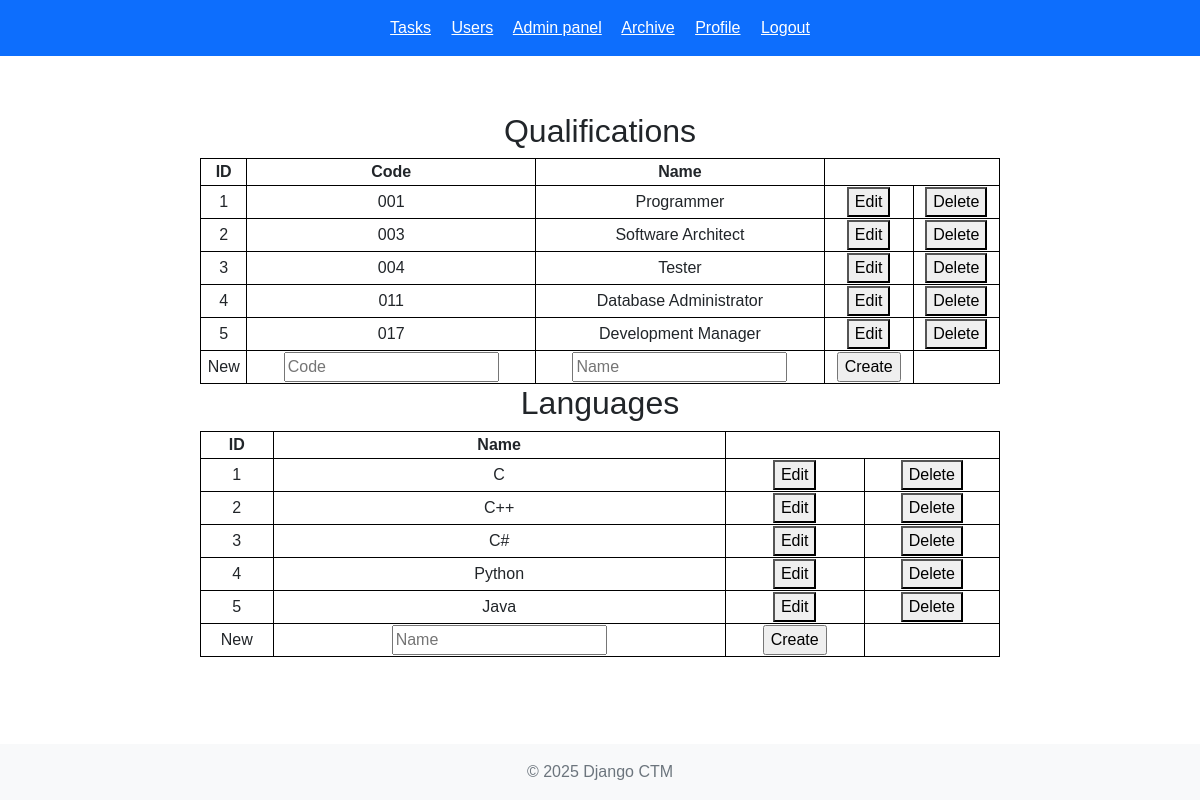
The page /admin (signed in) on the database as committed earlier.
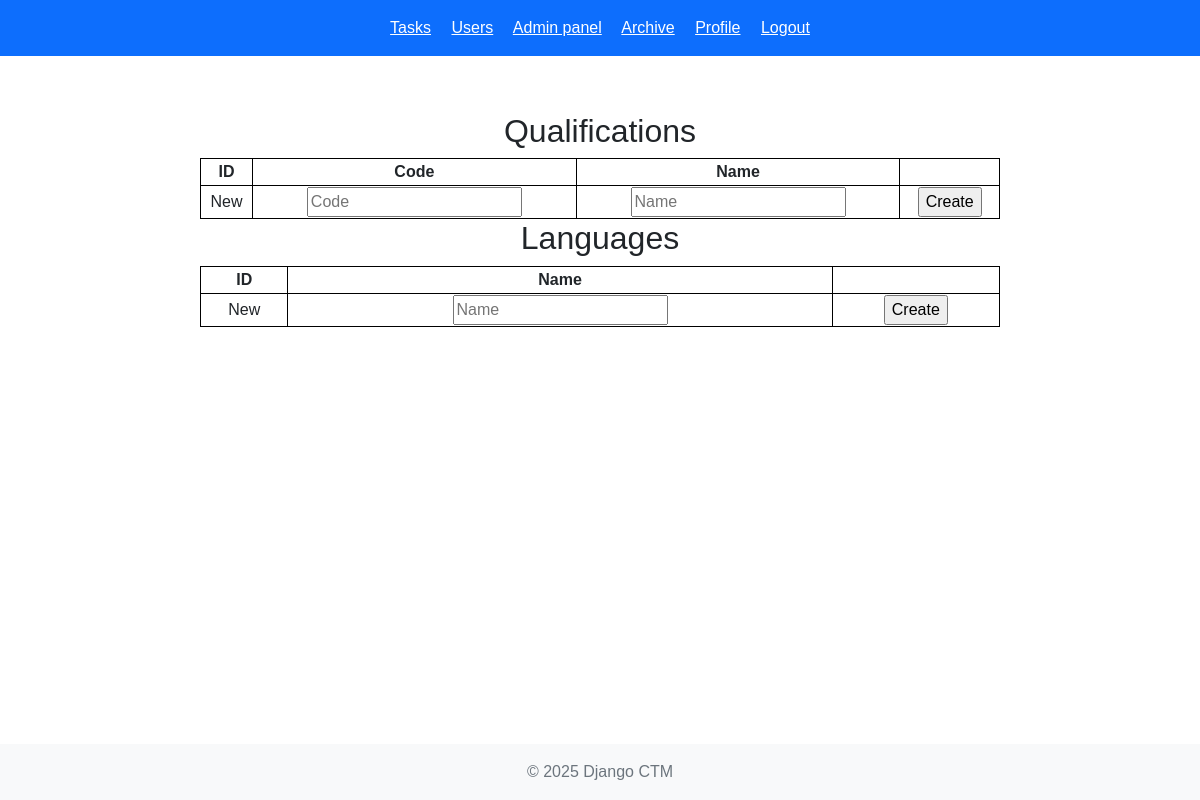
The same page on the database as committed later.
### main_app/models.py (models this page shows, shortened)
class Qualification(models.Model):
    code = models.CharField(max_length=10)
    name = models.CharField(max_length=50)

class Language(models.Model):
    name = models.CharField(max_length=20)

### main_app/views.py (the view, shortened to what this page needs)
# urls.py: re_path(r'^admin', views.admin, name='admin'),
@admin_required
def admin(request):
    data = {
        'qualifications': Qualification.objects.all(),
        'languages': Language.objects.all()
    }
    return render(request, 'admin.html', context=data)

### main_app/views.py (called while the page is built)
def admin_required(function=None, redirect_field_name=REDIRECT_FIELD_NAME):
    actual_decorator = user_passes_test(
        lambda u: u.is_admin,
        login_url='/',
        redirect_field_name=redirect_field_name,
    )
    if function:
        return actual_decorator(function)
    return actual_decorator

### main_app/templates/admin.html (shortened to what this page needs)
{% extends 'base.html' %}
{% block content %}
<h2>Qualifications</h2>
<table>
    <thead>
    <tr>
        <th>ID</th>
        <th>Code</th>
        <th>Name</th>
    </tr>
    </thead>
    <tbody>
    {% for qual in qualifications %}
    <tr>
        <td data-field="id">{{ qual.id }}</td>
        <td data-field="code">{{ qual.code }}</td>
        <td data-field="name">{{ qual.name }}</td>
        <td>
            <button onclick="edit(this)">Edit</button>
        </td>
        <td>
            <button onclick="delete_row(this, 'q')" data-id="{{ qual.id }}">Delete</button>
        </td>
    </tr>
    {% endfor %}
    <form method="post">
        <tr>
            <td>New</td>
            <td><input id="code" name="code" type="text" placeholder="Code"/></td>
            <td><input id="qual_name" name="name" type="text" placeholder="Name"/></td>
            <td><input type="submit" value="Create"/></td>
        </tr>
    </form>
    </tbody>
</table>
<h2>Languages</h2>
<table>
    <thead>
    <tr>
        <th>ID</th>
        <th>Name</th>
    </tr>
    </thead>
    <tbody>
    {% for lang in languages %}
    <tr>
        <td data-field="id">{{ lang.id }}</td>
        <td data-field="name">{{ lang.name }}</td>
        <td>
            <button onclick="edit(this)">Edit</button>
        </td>
        <td>
            <button onclick="delete_row(this, 'l')" data-id="{{ lang.id }}">Delete</button>
        </td>
    </tr>
    {% endfor %}
    <form method="post">
        <tr>
            <td>New</td>
            <td><input id="lang_name" name="name" type="text" placeholder="Name"/></td>
            <td><input type="submit" value="Create"/></td>
        </tr>
    </form>
    </tbody>
</table>
{% endblock %}

### main_app/templates/base.html (shortened to what this page needs)
<!DOCTYPE html>
<html lang="en">
<head>
    {% block styles %}
        <link rel="stylesheet" href="https://cdn.jsdelivr.net/npm/bootstrap@5.3.0/dist/css/bootstrap.min.css">
        <link href="https://cdn.jsdelivr.net/npm/tom-select@2.4.3/dist/css/tom-select.css" rel="stylesheet">
    {% endblock %}
</head>
<body>
<header class="bg-primary text-white p-3 mb-4">
    <div class="container">
        <nav>
            {% if request.user.is_authenticated %}
                <a href="/" class="text-white me-3">Tasks</a>
                <a href="/users/" class="text-white me-3">Users</a>
            {% if request.user.is_admin %}
                <a href="/admin/" class="text-white me-3">Admin panel</a>
                <a href="/archive/" class="text-white me-3">Archive</a>
            {% endif %}
                <a href="/profile/{{ user.id }}" class="text-white me-3">Profile</a>
                <a href="/logout/" class="text-white">Logout</a>
            {% endif %}
        </nav>
    </div>
</header>
<main class="container">
    {% block content %}
    {% endblock %}
</main>
<footer class="bg-light text-center p-3 mt-5">
    &copy; 2025 Django CTM
</footer>
</body>
</html>

### main_app/templates/base.html (style rules this page uses)
html, body { height: 100%; margin: 0; padding: 0; display: flex; flex-direction: column; font-family: Arial, sans-serif; }
header { background-color: #0d6efd; color: white; padding: 1rem 0; text-align: center; }
main { flex: 1; padding: 2rem 0; text-align: center; }
footer { background-color: #f8f9fa; color: #6c757d; text-align: center; padding: 1rem 0; margin-top: auto; }
table { margin: 0 auto; border-collapse: collapse; width: 80%; max-width: 800px; }
table, th, td { border: 1px solid black; }

Rows that differ between the two databases and show on the page:
removed Qualification: id "1", code "001", name "Programmer"
removed Qualification: id "2", code "003", name "Software Architect"
removed Qualification: id "3", code "004", name "Tester"
removed Qualification: id "4", code "011", name "Database Administrator"
removed Qualification: id "5", code "017", name "Development Manager"
removed Language: id "1", name "C"
removed Language: id "2", name "C++"
removed Language: id "3", name "C#"
removed Language: id "4", name "Python"
removed Language: id "5", name "Java"
